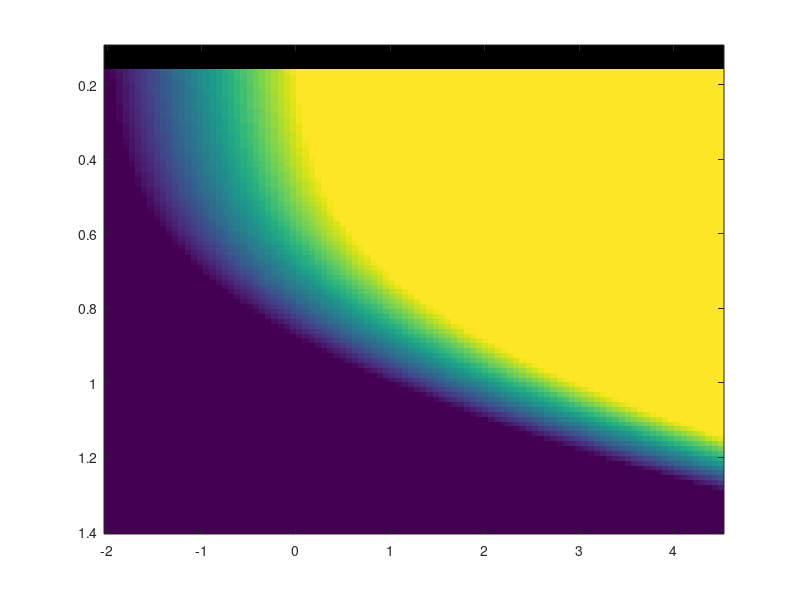

Write the MATLAB code that produced this figure. (Note: this script raises an error after producing the figure.)
% use Bunin PRE (2017) to compute the phase transition line
function xy = phaseBoundaryCurve(S,gamma)
% denote Z(mu, sigma) = sigma*h+mu (using same notation as Bunin 2017)
% we are looking for zeros of Z
if nargin<2
    gamma = 1;
end
if nargin<1
    S = Inf;
end
u = @(mu,sigma) (1-mu/S)./sigma;


deltas = linspace(-6,6,1000);
us = uOfDelta(deltas, gamma);
Delta = @(u)interp1(us,deltas,u);
% %% Sanity check: should be zero
% max(abs(W2(deltas)-deltas.*W1(deltas)-W0(deltas)))

%%
h = @(d)d.*sqrt(W2(d))./W1(d);

Z = @(mu,sigma) mu + sigma.*h(Delta(u(mu,sigma)));

%%
muVec = linspace(-2,4.5,100);
sigmaVec = linspace(0.1,1.4,100);
[mumu, sigsig] = meshgrid(muVec,sigmaVec);

zs = reshape(Z(mumu(:), sigsig(:)),size(mumu));
imagesc(muVec, sigmaVec, zs, [-1 1]);
colormap redblue
axis xy

ms = [sigmaVec(:),sigmaVec(:)];
hold all
cc = contour(mumu, sigsig, zs,[0,0]);
xy = cc(:,2:end);
plot(xy(1,:), xy(2,:),'k-')
end


function u = uOfDelta(d, gamma)
% w0 = W0(d);
% sqrtw2 = sqrt(W2(d));
% u = gamma*w0./sqrtw2 + sqrtw2;
q = W2(d)./(W1(d).^2);
w1sqrtQ = sqrt(q).*W1(d);
v = W0(d) ./ (w1sqrtQ);
u = gamma.*v + w1sqrtQ;
end

function w = W0(d)
w = 1/2*(1+erf(d/sqrt(2)));
%w = normcdf(-d);
end

function w = W1(d)
%w = 1/2*(1+erf(d/sqrt(2)));
w = W0(d).*d + exp(-d.^2/2)/sqrt(2*pi);
end

function w = W2(d)
w = W0(d).*(1+d.^2) + d.*exp(-d.^2/2)/sqrt(2*pi);
end
